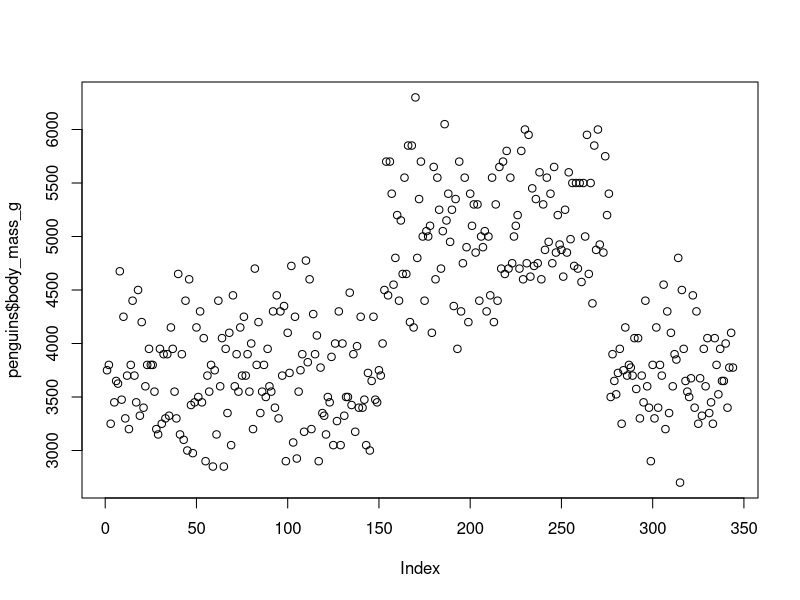
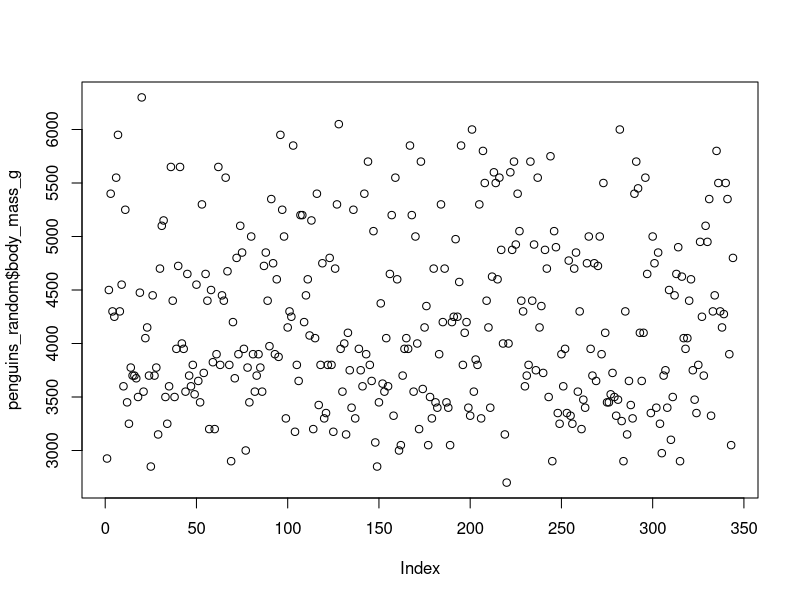
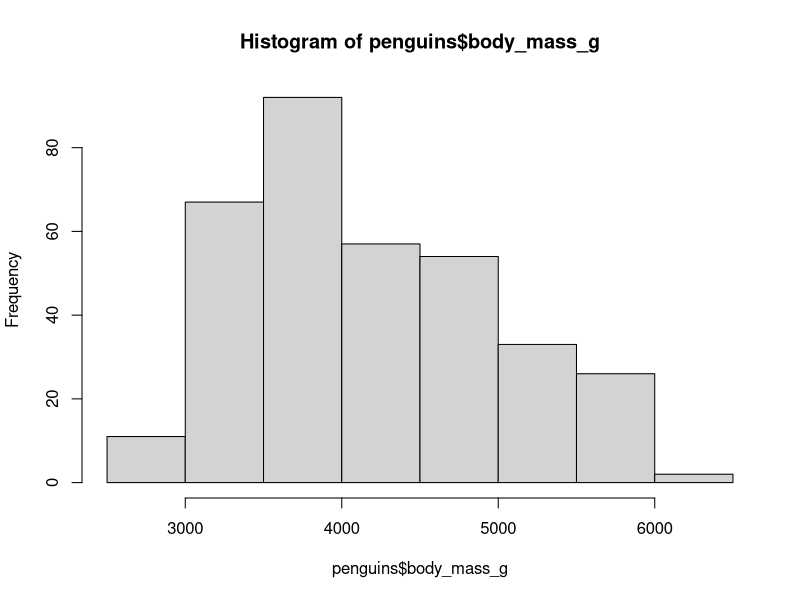
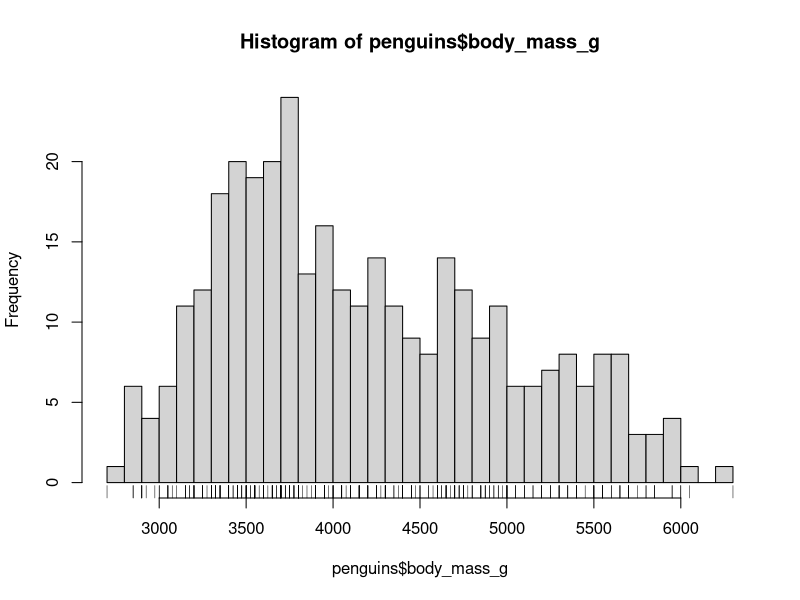
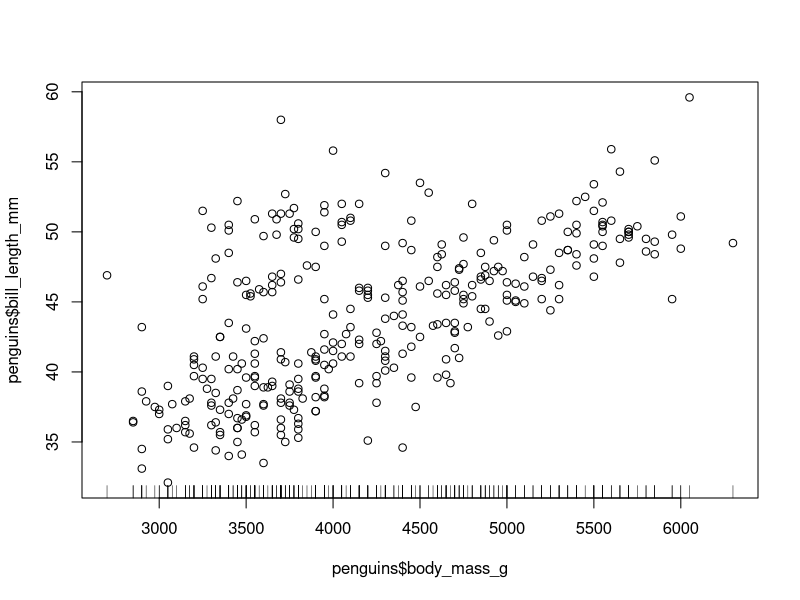
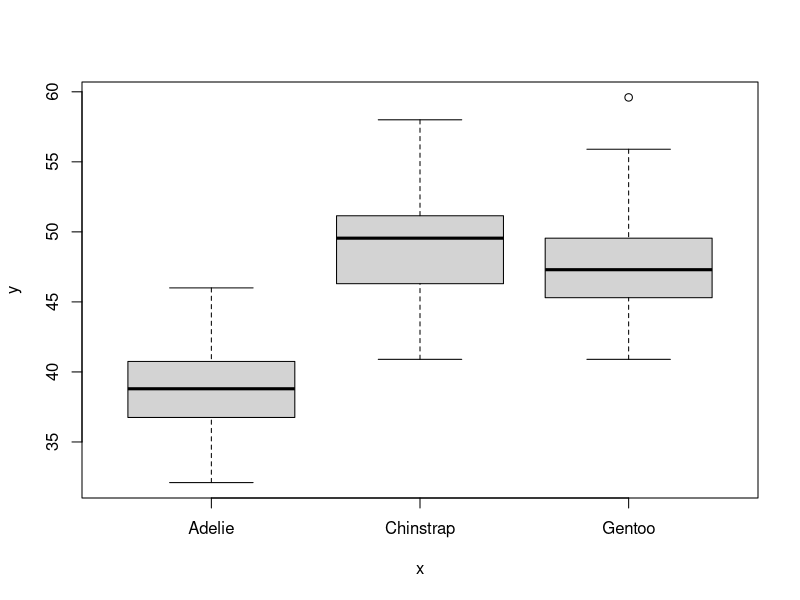
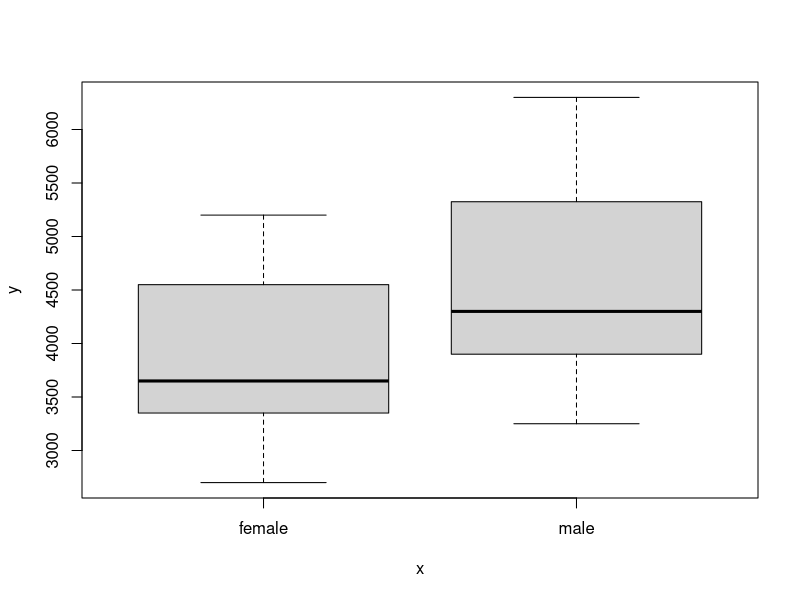
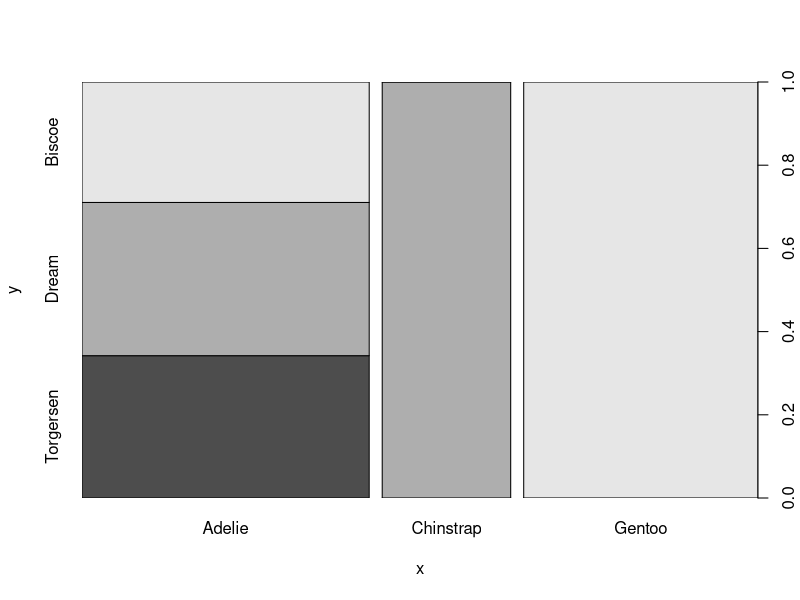

Recreate these plots in R, in order.
## 5. Data udforskning og visualisering 

# Gennemgang af lektion 4 øvelser

# Deskriptiv statistik

penguins <- palmerpenguins::penguins

summary(penguins)

mean(penguins$bill_length_mm, na.rm = TRUE)

median(penguins$bill_length_mm, na.rm = TRUE)

unique(penguins$species)

max(penguins$bill_length_mm, na.rm = TRUE)

min(penguins$bill_length_mm, na.rm = TRUE)

class(penguins$bill_length_mm)

str(penguins$bill_length_mm)

str(penguins)




### Visualisering i R basic
plot(penguins$body_mass_g) # x axis baseres på rækkefølgen (index)
View(penguins)


# randomisering

runif(20, 0, 20) # random uniform

sample(c(1:20), size = 10)
sample(c(1:20), size = 25, replace = T)


# for at randomisere index
sample(length(penguins$species)) 
penguins_random <- penguins[sample(length(penguins$species)),]

plot(penguins_random$body_mass_g)

### histogram
hist(penguins$body_mass_g)

hist(penguins$body_mass_g,breaks = 50)
rug(penguins$body_mass_g)

### scatterplot
plot(penguins$body_mass_g, penguins$bill_length_mm)
rug(penguins$body_mass_g)

### Boxplot
plot(penguins$species, penguins$bill_length_mm)

plot(penguins$sex, penguins$body_mass_g)

### barplot
plot(penguins$species, penguins$island)


### scatterplot 
datasets::women

plot(datasets::women$height, datasets::women$weight)

plot(datasets::women)

plot(datasets::women$height, datasets::women$weight, 
     type = "b", main = "Kvinders højde vs vægt", 
     xlab = "Vægt", ylab = "Højde", xlim = c(50,75))



# Install package ggplot2
install.packages("ggplot2")
library(ggplot2)

# clean dataset
penguins_clean <- na.omit(penguins)

# Histogram
ggplot(penguins_clean, aes(body_mass_g)) +
  geom_histogram()

# boxplot
ggplot(data = penguins_clean, 
       mapping = aes(sex, body_mass_g)) +
  geom_boxplot()

# scatter of sex vs mass + jitter
ggplot(data = penguins_clean, 
       mapping = aes(sex, body_mass_g)) +
  geom_point() # + geom_jitter()

# simple scatterplot
ggplot(penguins_clean, 
       aes(body_mass_g, bill_length_mm)) +
  geom_point()

# scatterplot with title and rug
ggplot(penguins_clean, 
       aes(body_mass_g, bill_length_mm)) +
  geom_point() +
  labs(title = "Penguin Mass vs Bill Length - grouped in species",
       x = "Mass", y = "Bill Length") +
  geom_rug()

# scatterplot with species as color
ggplot(penguins_clean, 
       aes(body_mass_g, bill_length_mm)) +
  geom_point(aes(color=species)) +
  geom_hline(yintercept = mean(penguins_clean$bill_length_mm), col="blue") +
  geom_vline(xintercept = mean(penguins_clean$body_mass_g), col="red") 


# Øvelser
# Plotting med base R
mtcars <- mtcars
# Lav et Histogram med disp kolonnen i mtcars datasættet 

# Lav et scatterplot med mtcars kolonnerne hp og disp

# Lav et scatterplot hvor du selv vælger 2 kolonner fra mtcars datasættet 
# eller penguins datasættet. Giv det en titel og giv akserne navne


# GGplot2
# Lav et histogram i ggplot2 - vælg selv dit datasæt eller brug mtcars

# lav et boxplot i ggplot2

# Lav et scatterplot med brug af 2 kolonner i ggplot2

# Lav et scatterplot der bruger 2 kolonner og laver farver med en 3. kolonne
